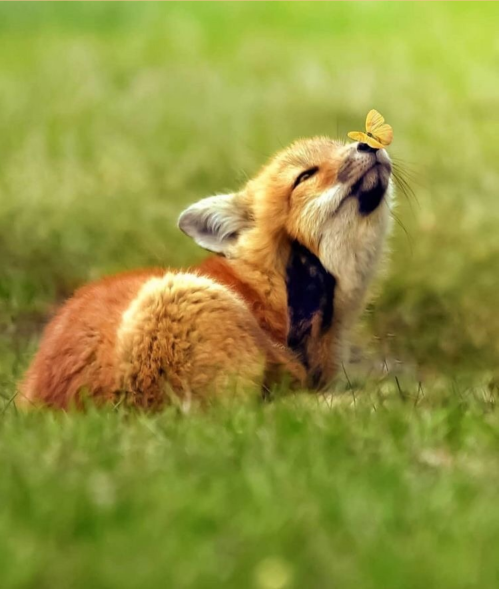
#> input picture opencv/images/fox.png, 998 x 1178 px (shown at 1/2 size)
$ jupyter execute image_flip.ipynb
#> lines starting #> are read from the running program, lines starting #| are printed output that depends on the picture
[cell 1]
import cv2
import matplotlib.pyplot as plt

[cell 2]
img=cv2.imread("./images/fox.png")
#> img is the input picture: shape (1178, 998, 3); mean B, G, R 61.7, 147.4, 146
img_rgb=cv2.cvtColor(img,cv2.COLOR_BGR2RGB)

# flip

[cell 3]
#1-> horizontally
#0->vertically
#-1-> both
flip_horizon=cv2.flip(img_rgb,1)
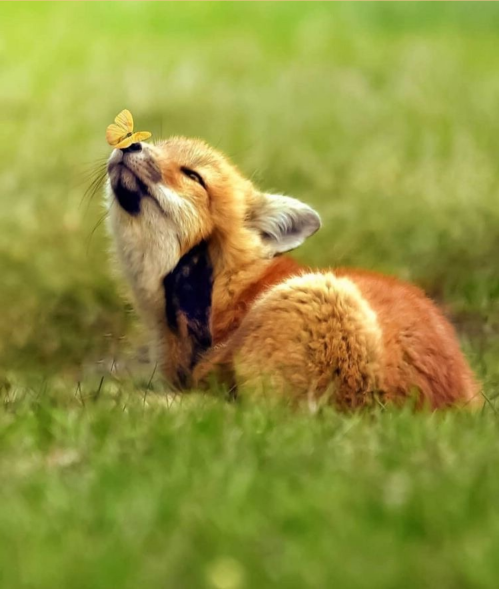
#> flip_horizon: shape (1178, 998, 3) (shown at 1/2 size); mean R, G, B 146, 147.4, 61.7
flip_vertical=cv2.flip(img_rgb,0)
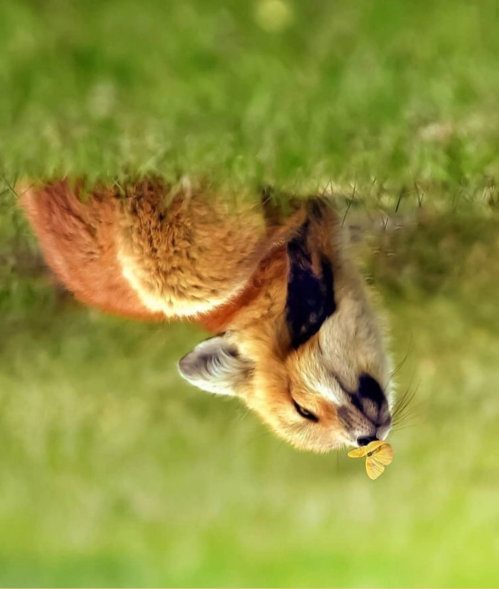
#> flip_vertical: shape (1178, 998, 3) (shown at 1/2 size); mean R, G, B 146, 147.4, 61.7
flip_bothAx=cv2.flip(img_rgb,-1)
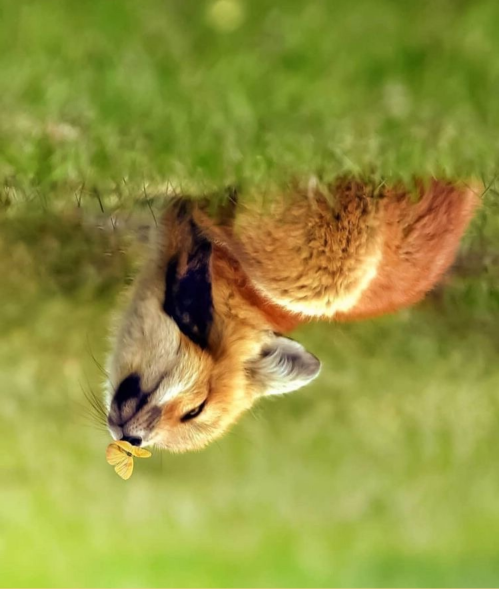
#> flip_bothAx: shape (1178, 998, 3) (shown at 1/2 size); mean R, G, B 146, 147.4, 61.7
titles=["og","horiz","vertical","both"]
images=[img_rgb,flip_horizon,flip_vertical,flip_bothAx]
plt.figure(figsize=(12,6))
for i,(title,image) in enumerate(zip(titles,images),start=1):
    plt.subplot(1,4,i)
    plt.imshow(image)
    plt.title(title)
    plt.axis("off")
#> this loop made 4 passes
#> title on passes 1 to 4: 'og', 'horiz', 'vertical', 'both'
plt.tight_layout()
plt.show()
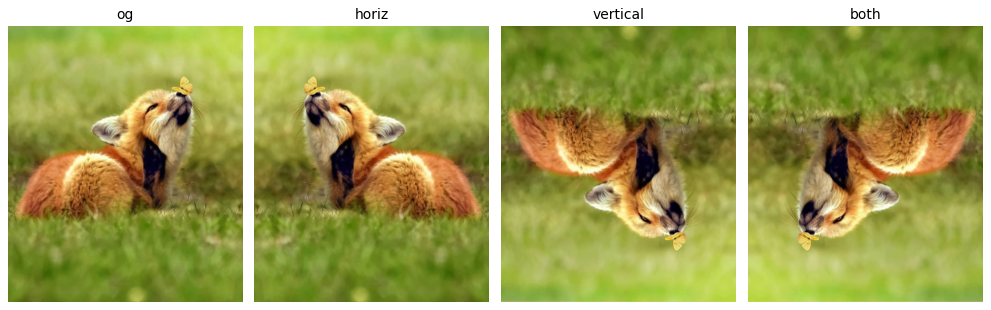
#> figure drawn by matplotlib, 4 panels

# Rotate

[cell 4]
rotate_90_clockwise=cv2.rotate(img_rgb,cv2.ROTATE_90_CLOCKWISE)
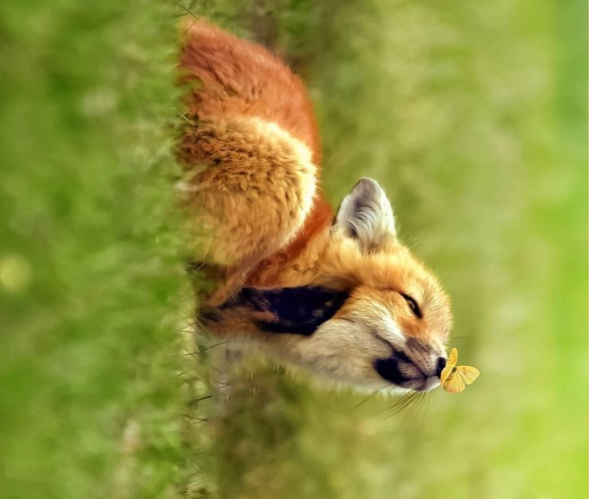
#> rotate_90_clockwise: shape (998, 1178, 3) (shown at 1/2 size); mean R, G, B 146, 147.4, 61.7
rotate_90_counterClockwise=cv2.rotate(img_rgb,cv2.ROTATE_90_COUNTERCLOCKWISE)
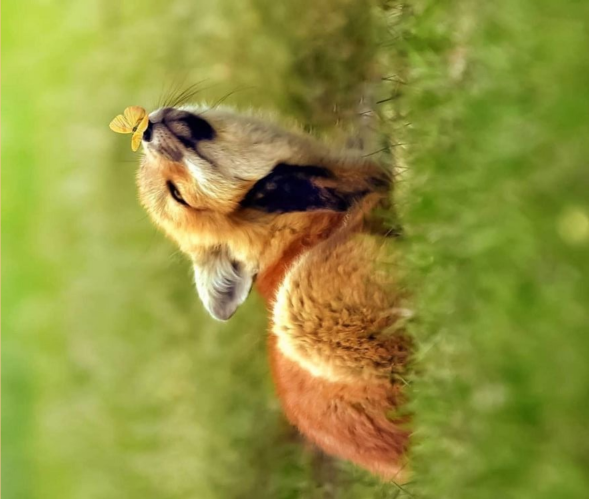
#> rotate_90_counterClockwise: shape (998, 1178, 3) (shown at 1/2 size); mean R, G, B 146, 147.4, 61.7
rotate_180=cv2.rotate(img_rgb,cv2.ROTATE_180)
titles=["og","90 clockwise","90 counter","180"]
images=[img_rgb,rotate_90_clockwise,rotate_90_counterClockwise,rotate_180]
plt.figure(figsize=(12,6))
for i,(title,image) in enumerate(zip(titles,images),start=1):
    plt.subplot(1,4,i)
    plt.imshow(image)
    plt.title(title)
    plt.axis("off")
#> this loop made 4 passes
#> title on passes 1 to 4: 'og', '90 clockwise', '90 counter', '180'
plt.tight_layout()
plt.show()

# cropping

[cell 5]
print(img_rgb.shape)
#| (1178, 998, 3)

[cell 6]
x_start,y_start=400,300
x_end,y_end=800,900
cropped=img_rgb[y_start:y_end,x_start:x_end]
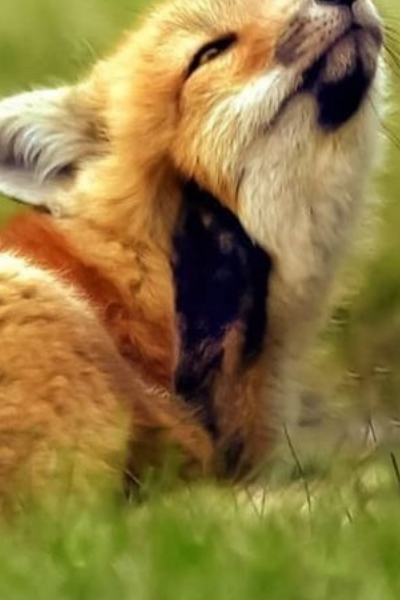
#> cropped: shape (600, 400, 3); mean R, G, B 143.6, 122.1, 64.2
plt.imshow(cropped)
